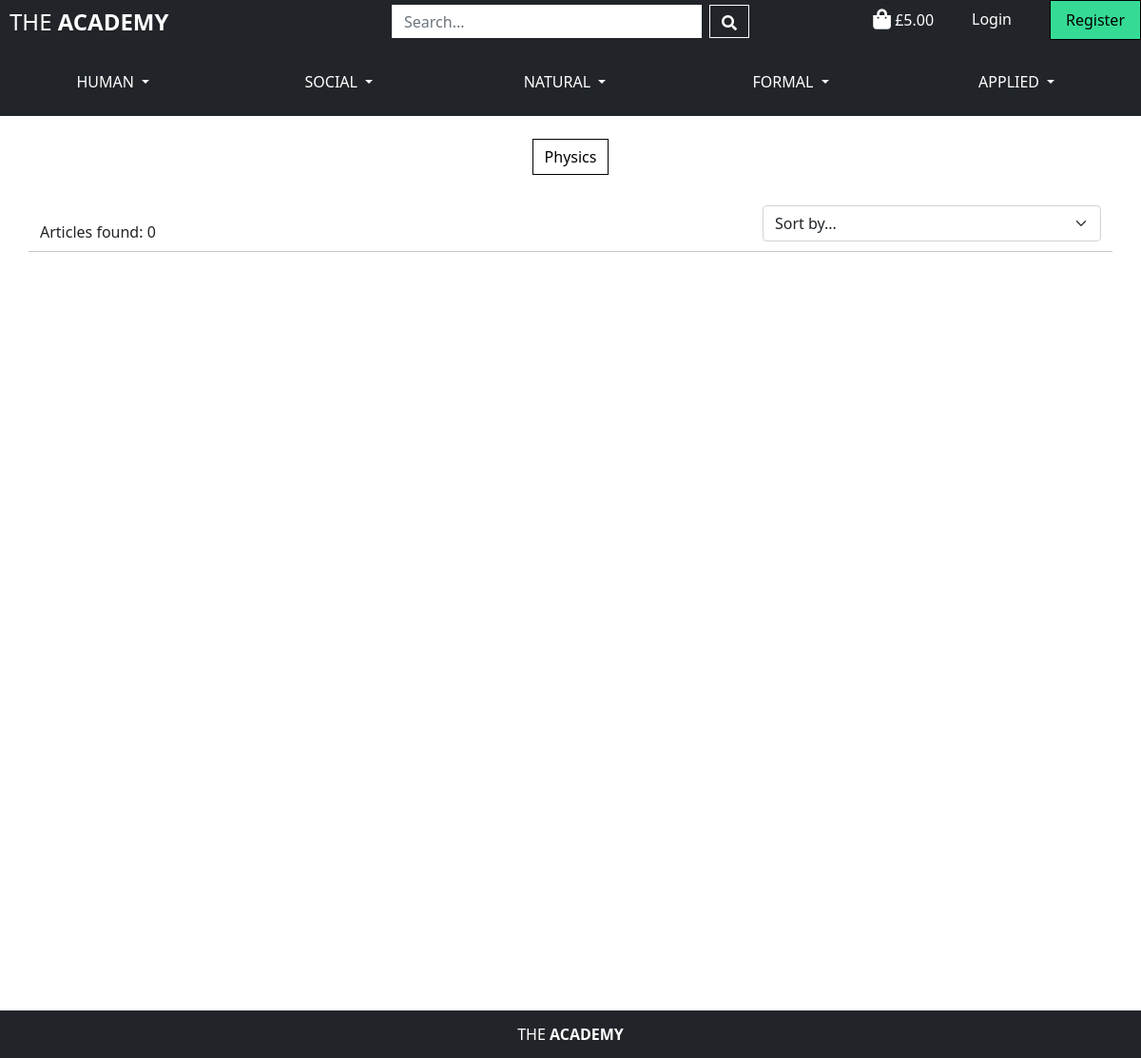
The app's page /articles/?subject=physics, older data.
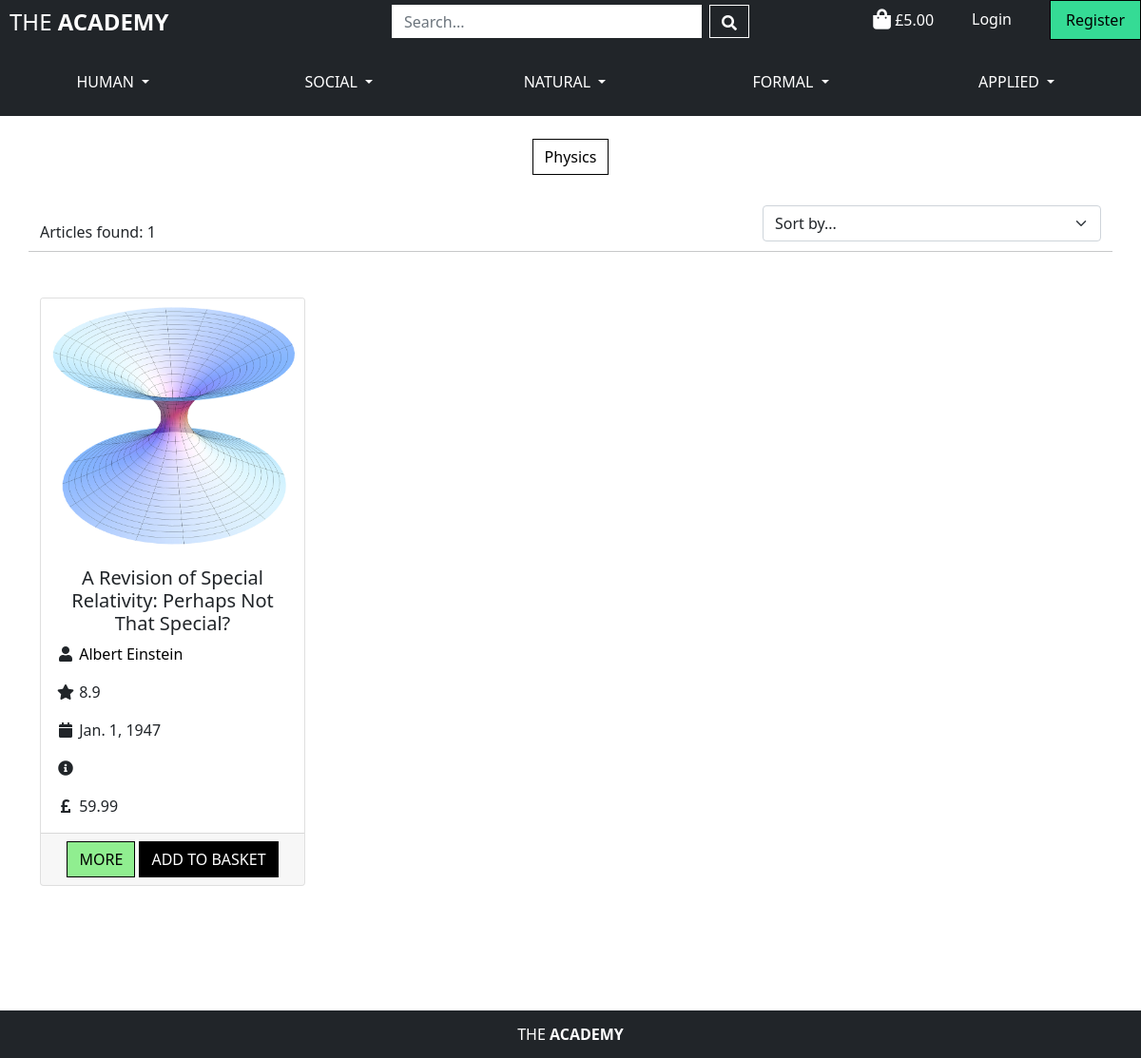
The same page, newer data.
### articles/models.py (models this page shows, shortened)
class Subject(models.Model):
    subject_name = models.CharField(max_length=200, null=False, blank=False)
    friendly_name = models.CharField(max_length=200, blank=True)
    class ScienceArea(models.TextChoices):
        HUMAN = 'HU', _('Human')
        SOCIAL = 'SO', _('Social')
        NATURAL = 'NA', _('Natural')
        FORMAL = 'FO', _('Formal')
        APPLIED = 'AP', _('Applied')
    science = models.CharField(
        max_length=2,
        choices=ScienceArea.choices,
        blank=False,
    )
    class Meta:
        ordering = ['subject_name']

class Article(models.Model):
    title = models.CharField(max_length=200)
    authors = models.ManyToManyField(Academic)  # ['Einstein', 'Tesla', etc.]
    subjects = models.ManyToManyField(Subject)  # ['history', 'maths', etc.]
    article = models.FileField(upload_to='uploads/')
    date = models.DateField()
    summary = models.TextField()
    rating = models.DecimalField(max_digits=2, decimal_places=1, blank=True)
    price = models.DecimalField(max_digits=6, decimal_places=2, blank=True)
    image = models.ImageField(blank=True)
    class Meta:
        ordering = ['title']

### academics/models.py (models this page shows)
class Academic(models.Model):
    name = models.CharField(max_length=70)
    username = models.CharField(max_length=15)
    about = models.TextField()
    level = models.DecimalField(max_digits=4, decimal_places=1, blank=True)
    image = models.ImageField(blank=True)
    following = models.ManyToManyField('self', symmetrical=False, blank=True)
    subscribers = models.DecimalField(max_digits=9, decimal_places=0, blank=True)
    class Meta:
        ordering = ['name']
    def __str__(self):
        return self.name

### articles/views.py (the view, shortened to what this page needs)
# urls.py: path('', views.all_articles, name='articles'),
def all_articles(request):
    articles = Article.objects.all()
    query = None
    subjects = None
    sort = None
    direction = None
    test_one = None # test - to remove ******************************************************
    test_two = None # test - to remove ******************************************************
    if request.GET:
        if 'subject' in request.GET:
            subjects = request.GET['subject'].split(',')
            articles = articles.filter(
                subjects__subject_name__in=subjects).distinct()
            subjects = Subject.objects.filter(subject_name__in=subjects)
    context = {
        'articles': articles,
        'search_term': query,
        'current_subjects': subjects,
        'test_one': test_one,
        'test_two': test_two,
    }
    return render(request, 'articles/articles.html', context)

### bag/contexts.py (called while the page is built, shortened)
def bag_contents(request):
    bag_articles = []
    bag_subscriptions = []
    bag_total = 5
    article_count = 0
    subscription_count = 0
    bag = request.session.get('bag', {})
    context = {
        'bag_articles': bag_articles,
        'bag_subscriptions': bag_subscriptions,
        'bag_total': bag_total,
        'article_count': article_count,
        'subscription_count': subscription_count,
    }
    return context

### articles/templates/articles/articles.html (shortened to what this page needs)
{% extends "base.html" %}
{% load static %}
{% block page_header %}
<div class="container">
    <div class="row">
        <div class="col-12 mt-4 center">
            {% for subject in current_subjects %}
                <a id="category-button" href="{% url 'articles' %}?subject={{ subject.subject_name }}" class="btn">
                    {% if subject.friendly_name %}
                        {{ subject.friendly_name|title }}<br>
                    {% else %}
                        {{ subject.subject_name|title }}<br>
                    {% endif %}
                </a>
            {% endfor %}
        </div>
        <div class="col-4 mt-5">
            <span class="align-bottom">
                Articles found: {{ articles|length }}{% if search_term %} found for <strong>"{{ search_term }}"</strong>{% endif %}
            </span>
        </div>
        <div class="col-4 offset-4 mt-3">
            <select id="sort-selector" class="mt-3 form-select border-{% if current_sorting != 'None_None' %}grey{% else %}black{% endif %}" aria-label="Sort selector">
                <option value="reset" {% if current_sorting == 'None_None' %}selected{% endif %}>Sort by...</option>
            </select>
        </div>
        <hr class="mt-2 mb-5">
    </div>
</div>
{% endblock %}
{% block content %}
    <div id="main-content" class="container">
        <div class="row">
            <div class="col">
                {% for article in articles %}
                    <div class="card col-sm-6 col-md-6 col-lg-4 col-xl-3">
                        {% if article.image %}
                            <a href="{% url 'article_detail' article.id %}">
                                <img class="card-img-top" src="{{ article.image.url }}"  alt="{{ article.name }}">
                            </a>
                        {% else %}
                            <a href="{% url 'article_detail' article.id %}">
                                <img class="card-img-top" src="{{ MEDIA_URL }}noimage.png" alt="{{ article.name }}">
                            </a>
                        {% endif %}
                        <div class="card-body">
                            <h5 class="card-title center">{{ article.title }}</h5>
                            <p class="card-text">
                                {% for author in article.authors.all %}
                                    <i class="fas fa-user fa-fw"></i>
                                    <a href="{% url 'academic_profile' author.id %}"> {{ author }}</a>
                                {% endfor %}
                            </p>
                            <p class="card-text"><i class="fas fa-star fa-fw"></i>
                                {% if article.rating %}
                                     {{ article.rating }}
                                {% else %}
                                     No Rating
                                {% endif %}
                            </p>
                            <p class="card-text"><i class="fas fa-calendar fa-fw"></i> {{ article.date }}</p>
                            <p>
                                {% for subject in article.subjects.all %}
                                    <i class="fas fa-info-circle fa-fw"></i>
                                {% endfor %}
                            </p>
                            <p class="card-text"><i class="fas fa-pound-sign fa-fw"></i> {{ article.price}}</p>
                        </div>
                        <div class="card-footer center">
                            <a id="more-button" href="{% url 'article_detail' article.id %}" class="btn">MORE</a>
                            <a id="buy-button" href="{% url 'article_detail' article.id %}" class="btn">ADD TO BASKET</a>
                        </div>
                    </div>
                {% endfor %}
            </div>
        </div>
    </div>
{% endblock %}

Row changes from the older to the newer data that the page shows:
added Article: image (picture), title "A Revision of Special Relativity: Perhaps Not That Special?", rating "8.9", date "Jan. 1, 1947", price "59.99"
now on this page (row unchanged): Academic: name "Albert Einstein"
Text that changed along with them:
{{ articles|length }}: "0" → "1"
